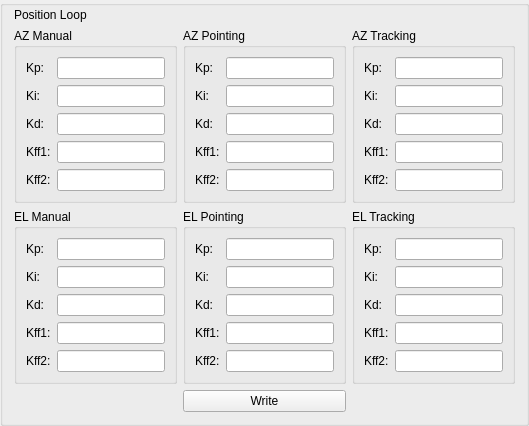
                 <widget class="QGroupBox" name="grpPositionLoop">
                  <property name="styleSheet">
                   <string notr="true">#grpPositionLoop { border: 2px solid gray; border-radius: 10px;	font: 16px; }</string>
                  </property>
                  <property name="title">
                   <string/>
                  </property>
                  <layout class="QGridLayout" name="gridLayout_2" rowstretch="0,1,1,0">
                   <property name="topMargin">
                    <number>2</number>
                   </property>
                   <item row="1" column="2">
                    <widget class="QGroupBox" name="groupBox_8">
                     <property name="styleSheet">
                      <string notr="true"/>
                     </property>
                     <property name="title">
                      <string>AZ Tracking</string>
                     </property>
                     <layout class="QGridLayout" name="gridLayout_12">
                      <item row="3" column="1">
                       <widget class="QLineEdit" name="leditPID_0_2_3"/>
                      </item>
                      <item row="0" column="0">
                       <widget class="QLabel" name="label_45">
                        <property name="styleSheet">
                         <string notr="true"/>
                        </property>
                        <property name="text">
                         <string>Kp:</string>
                        </property>
                       </widget>
                      </item>
                      <item row="0" column="1">
                       <widget class="QLineEdit" name="leditPID_0_2_0"/>
                      </item>
                      <item row="2" column="0">
                       <widget class="QLabel" name="label_46">
                        <property name="styleSheet">
                         <string notr="true"/>
                        </property>
                        <property name="text">
                         <string>Kd:</string>
                        </property>
                       </widget>
                      </item>
                      <item row="5" column="0">
                       <widget class="QLabel" name="label_47">
                        <property name="styleSheet">
                         <string notr="true"/>
                        </property>
                        <property name="text">
                         <string>Kff2:</string>
                        </property>
                       </widget>
                      </item>
                      <item row="1" column="0">
                       <widget class="QLabel" name="label_48">
                        <property name="styleSheet">
                         <string notr="true"/>
                        </property>
                        <property name="text">
                         <string>Ki:</string>
                        </property>
                       </widget>
                      </item>
                      <item row="1" column="1">
                       <widget class="QLineEdit" name="leditPID_0_2_1"/>
                      </item>
                      <item row="2" column="1">
                       <widget class="QLineEdit" name="leditPID_0_2_2"/>
                      </item>
                      <item row="3" column="0">
                       <widget class="QLabel" name="label_49">
                        <property name="styleSheet">
                         <string notr="true"/>
                        </property>
                        <property name="text">
                         <string>Kff1:</string>
                        </property>
                       </widget>
                      </item>
                      <item row="5" column="1">
                       <widget class="QLineEdit" name="leditPID_0_2_4"/>
                      </item>
                     </layout>
                    </widget>
                   </item>
                   <item row="1" column="0">
                    <widget class="QGroupBox" name="groupBox_6">
                     <property name="styleSheet">
                      <string notr="true"/>
                     </property>
                     <property name="title">
                      <string>AZ Manual</string>
                     </property>
                     <layout class="QGridLayout" name="gridLayout_10">
                      <item row="3" column="1">
                       <widget class="QLineEdit" name="leditPID_0_0_3"/>
                      </item>
                      <item row="0" column="0">
                       <widget class="QLabel" name="label_34">
                        <property name="styleSheet">
                         <string notr="true"/>
                        </property>
                        <property name="text">
                         <string>Kp:</string>
                        </property>
                       </widget>
                      </item>
                      <item row="0" column="1">
                       <widget class="QLineEdit" name="leditPID_0_0_0">
                        <property name="text">
                         <string/>
                        </property>
                       </widget>
                      </item>
                      <item row="2" column="0">
                       <widget class="QLabel" name="label_35">
                        <property name="styleSheet">
                         <string notr="true"/>
                        </property>
                        <property name="text">
                         <string>Kd:</string>
                        </property>
                       </widget>
                      </item>
                      <item row="5" column="0">
                       <widget class="QLabel" name="label_36">
                        <property name="styleSheet">
                         <string notr="true"/>
                        </property>
                        <property name="text">
                         <string>Kff2:</string>
                        </property>
                       </widget>
                      </item>
                      <item row="1" column="0">
                       <widget class="QLabel" name="label_37">
                        <property name="styleSheet">
                         <string notr="true"/>
                        </property>
                        <property name="text">
                         <string>Ki:</string>
                        </property>
                       </widget>
                      </item>
                      <item row="1" column="1">
                       <widget class="QLineEdit" name="leditPID_0_0_1"/>
                      </item>
                      <item row="2" column="1">
                       <widget class="QLineEdit" name="leditPID_0_0_2"/>
                      </item>
                      <item row="3" column="0">
                       <widget class="QLabel" name="label_38">
                        <property name="styleSheet">
                         <string notr="true"/>
                        </property>
                        <property name="text">
                         <string>Kff1:</string>
                        </property>
                       </widget>
                      </item>
                      <item row="5" column="1">
                       <widget class="QLineEdit" name="leditPID_0_0_4"/>
                      </item>
                     </layout>
                    </widget>
                   </item>
                   <item row="1" column="1">
                    <widget class="QGroupBox" name="groupBox_7">
                     <property name="styleSheet">
                      <string notr="true"/>
                     </property>
                     <property name="title">
                      <string>AZ Pointing</string>
                     </property>
                     <layout class="QGridLayout" name="gridLayout_11">
                      <item row="3" column="1">
                       <widget class="QLineEdit" name="leditPID_0_1_3"/>
                      </item>
                      <item row="0" column="0">
                       <widget class="QLabel" name="label_40">
                        <property name="styleSheet">
                         <string notr="true"/>
                        </property>
                        <property name="text">
                         <string>Kp:</string>
                        </property>
                       </widget>
                      </item>
                      <item row="0" column="1">
                       <widget class="QLineEdit" name="leditPID_0_1_0"/>
                      </item>
                      <item row="2" column="0">
                       <widget class="QLabel" name="label_41">
                        <property name="styleSheet">
                         <string notr="true"/>
                        </property>
                        <property name="text">
                         <string>Kd:</string>
                        </property>
                       </widget>
                      </item>
                      <item row="5" column="0">
                       <widget class="QLabel" name="label_42">
                        <property name="styleSheet">
                         <string notr="true"/>
                        </property>
                        <property name="text">
                         <string>Kff2:</string>
                        </property>
                       </widget>
                      </item>
                      <item row="1" column="0">
                       <widget class="QLabel" name="label_43">
                        <property name="styleSheet">
                         <string notr="true"/>
                        </property>
                        <property name="text">
                         <string>Ki:</string>
                        </property>
                       </widget>
                      </item>
                      <item row="1" column="1">
                       <widget class="QLineEdit" name="leditPID_0_1_1"/>
                      </item>
                      <item row="2" column="1">
                       <widget class="QLineEdit" name="leditPID_0_1_2"/>
                      </item>
                      <item row="3" column="0">
                       <widget class="QLabel" name="label_44">
                        <property name="styleSheet">
                         <string notr="true"/>
                        </property>
                        <property name="text">
                         <string>Kff1:</string>
                        </property>
                       </widget>
                      </item>
                      <item row="5" column="1">
                       <widget class="QLineEdit" name="leditPID_0_1_4"/>
                      </item>
                     </layout>
                    </widget>
                   </item>
                   <item row="2" column="2">
                    <widget class="QGroupBox" name="groupBox_11">
                     <property name="styleSheet">
                      <string notr="true"/>
                     </property>
                     <property name="title">
                      <string>EL Tracking</string>
                     </property>
                     <layout class="QGridLayout" name="gridLayout_15">
                      <item row="3" column="1">
                       <widget class="QLineEdit" name="leditPID_1_2_3"/>
                      </item>
                      <item row="0" column="0">
                       <widget class="QLabel" name="label_60">
                        <property name="styleSheet">
                         <string notr="true"/>
                        </property>
                        <property name="text">
                         <string>Kp:</string>
                        </property>
                       </widget>
                      </item>
                      <item row="0" column="1">
                       <widget class="QLineEdit" name="leditPID_1_2_0"/>
                      </item>
                      <item row="2" column="0">
                       <widget class="QLabel" name="label_61">
                        <property name="styleSheet">
                         <string notr="true"/>
                        </property>
                        <property name="text">
                         <string>Kd:</string>
                        </property>
                       </widget>
                      </item>
                      <item row="5" column="0">
                       <widget class="QLabel" name="label_62">
                        <property name="styleSheet">
                         <string notr="true"/>
                        </property>
                        <property name="text">
                         <string>Kff2:</string>
                        </property>
                       </widget>
                      </item>
                      <item row="1" column="0">
                       <widget class="QLabel" name="label_63">
                        <property name="styleSheet">
                         <string notr="true"/>
                        </property>
                        <property name="text">
                         <string>Ki:</string>
                        </property>
                       </widget>
                      </item>
                      <item row="1" column="1">
                       <widget class="QLineEdit" name="leditPID_1_2_1"/>
                      </item>
                      <item row="2" column="1">
                       <widget class="QLineEdit" name="leditPID_1_2_2"/>
                      </item>
                      <item row="3" column="0">
                       <widget class="QLabel" name="label_64">
                        <property name="styleSheet">
                         <string notr="true"/>
                        </property>
                        <property name="text">
                         <string>Kff1:</string>
                        </property>
                       </widget>
                      </item>
                      <item row="5" column="1">
                       <widget class="QLineEdit" name="leditPID_1_2_4"/>
                      </item>
                     </layout>
                    </widget>
                   </item>
                   <item row="2" column="1">
                    <widget class="QGroupBox" name="groupBox_10">
                     <property name="styleSheet">
                      <string notr="true"/>
                     </property>
                     <property name="title">
                      <string>EL Pointing</string>
                     </property>
                     <layout class="QGridLayout" name="gridLayout_14">
                      <item row="3" column="1">
                       <widget class="QLineEdit" name="leditPID_1_1_3"/>
                      </item>
                      <item row="0" column="0">
                       <widget class="QLabel" name="label_55">
                        <property name="styleSheet">
                         <string notr="true"/>
                        </property>
                        <property name="text">
                         <string>Kp:</string>
                        </property>
                       </widget>
                      </item>
                      <item row="0" column="1">
                       <widget class="QLineEdit" name="leditPID_1_1_0"/>
                      </item>
                      <item row="2" column="0">
                       <widget class="QLabel" name="label_56">
                        <property name="styleSheet">
                         <string notr="true"/>
                        </property>
                        <property name="text">
                         <string>Kd:</string>
                        </property>
                       </widget>
                      </item>
                      <item row="5" column="0">
                       <widget class="QLabel" name="label_57">
                        <property name="styleSheet">
                         <string notr="true"/>
                        </property>
                        <property name="text">
                         <string>Kff2:</string>
                        </property>
                       </widget>
                      </item>
                      <item row="1" column="0">
                       <widget class="QLabel" name="label_58">
                        <property name="styleSheet">
                         <string notr="true"/>
                        </property>
                        <property name="text">
                         <string>Ki:</string>
                        </property>
                       </widget>
                      </item>
                      <item row="1" column="1">
                       <widget class="QLineEdit" name="leditPID_1_1_1"/>
                      </item>
                      <item row="2" column="1">
                       <widget class="QLineEdit" name="leditPID_1_1_2"/>
                      </item>
                      <item row="3" column="0">
                       <widget class="QLabel" name="label_59">
                        <property name="styleSheet">
                         <string notr="true"/>
                        </property>
                        <property name="text">
                         <string>Kff1:</string>
                        </property>
                       </widget>
                      </item>
                      <item row="5" column="1">
                       <widget class="QLineEdit" name="leditPID_1_1_4"/>
                      </item>
                     </layout>
                    </widget>
                   </item>
                   <item row="2" column="0">
                    <widget class="QGroupBox" name="groupBox_9">
                     <property name="styleSheet">
                      <string notr="true"/>
                     </property>
                     <property name="title">
                      <string>EL Manual</string>
                     </property>
                     <layout class="QGridLayout" name="gridLayout_13">
                      <item row="3" column="1">
                       <widget class="QLineEdit" name="leditPID_1_0_3"/>
                      </item>
                      <item row="0" column="0">
                       <widget class="QLabel" name="label_50">
                        <property name="styleSheet">
                         <string notr="true"/>
                        </property>
                        <property name="text">
                         <string>Kp:</string>
                        </property>
                       </widget>
                      </item>
                      <item row="0" column="1">
                       <widget class="QLineEdit" name="leditPID_1_0_0"/>
                      </item>
                      <item row="2" column="0">
                       <widget class="QLabel" name="label_51">
                        <property name="styleSheet">
                         <string notr="true"/>
                        </property>
                        <property name="text">
                         <string>Kd:</string>
                        </property>
                       </widget>
                      </item>
                      <item row="5" column="0">
                       <widget class="QLabel" name="label_52">
                        <property name="styleSheet">
                         <string notr="true"/>
                        </property>
                        <property name="text">
                         <string>Kff2:</string>
                        </property>
                       </widget>
                      </item>
                      <item row="1" column="0">
                       <widget class="QLabel" name="label_53">
                        <property name="styleSheet">
                         <string notr="true"/>
                        </property>
                        <property name="text">
                         <string>Ki:</string>
                        </property>
                       </widget>
                      </item>
                      <item row="1" column="1">
                       <widget class="QLineEdit" name="leditPID_1_0_1"/>
                      </item>
                      <item row="2" column="1">
                       <widget class="QLineEdit" name="leditPID_1_0_2"/>
                      </item>
                      <item row="3" column="0">
                       <widget class="QLabel" name="label_54">
                        <property name="styleSheet">
                         <string notr="true"/>
                        </property>
                        <property name="text">
                         <string>Kff1:</string>
                        </property>
                       </widget>
                      </item>
                      <item row="5" column="1">
                       <widget class="QLineEdit" name="leditPID_1_0_4"/>
                      </item>
                     </layout>
                    </widget>
                   </item>
                   <item row="0" column="0" colspan="3">
                    <widget class="QLabel" name="label_39">
                     <property name="sizePolicy">
                      <sizepolicy hsizetype="Preferred" vsizetype="Fixed">
                       <horstretch>0</horstretch>
                       <verstretch>0</verstretch>
                      </sizepolicy>
                     </property>
                     <property name="styleSheet">
                      <string notr="true">QLabel { qproperty-alignment: AlignCenter; }</string>
                     </property>
                     <property name="text">
                      <string>Position Loop</string>
                     </property>
                    </widget>
                   </item>
                   <item row="3" column="1">
                    <widget class="QPushButton" name="btnWritePositionLoop">
                     <property name="sizePolicy">
                      <sizepolicy hsizetype="Minimum" vsizetype="Fixed">
                       <horstretch>0</horstretch>
                       <verstretch>0</verstretch>
                      </sizepolicy>
                     </property>
                     <property name="text">
                      <string>Write</string>
                     </property>
                    </widget>
                   </item>
                  </layout>
                 </widget>
